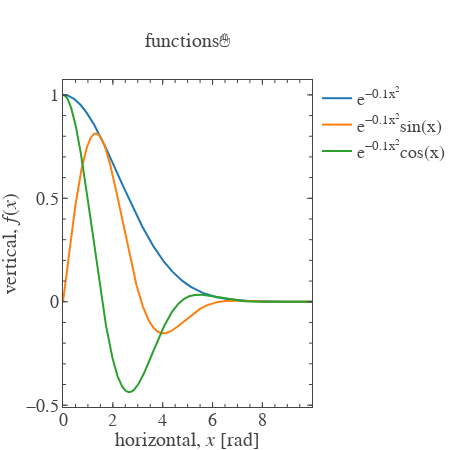

The code cell stored with this chart in its notebook:
### Code cell
plt.show(scatter_list)

### Figure 1 — Plotly figure (JSON) as saved in the notebook; plotly's stock layout.template omitted (floating-point values rounded to 4 significant figures; data arrays with more than 128 entries replaced by an {"elided": "..."} marker saying what was removed)
{"data": [{"name": "e<sup>−0.1x<sup>2</sup></sup>", "type": "scatter", "uid": "c08a49db-4a27-4218-b6c0-5908529441da", "x": {"elided": "1000 float values"}, "y": {"elided": "1000 float values"}}, {"name": "e<sup>−0.1x<sup>2</sup></sup>sin(x)", "type": "scatter", "uid": "6d811aff-6a69-49c7-b5fb-39274baaadc4", "x": {"elided": "1000 float values"}, "y": {"elided": "1000 float values"}}, {"name": "e<sup>−0.1x<sup>2</sup></sup>cos(x)", "type": "scatter", "uid": "0f898944-9eca-4315-8f95-203b9893be13", "x": {"elided": "1000 float values"}, "y": {"elided": "1000 float values"}}, {"type": "scatter", "uid": "9c71ed1a-70e3-4164-990d-314e2122f2cb", "visible": false, "xaxis": "x101", "yaxis": "y101"}, {"type": "scatter", "uid": "ff99f9f5-22f6-4be7-88db-d519ba87d3ec", "visible": false, "xaxis": "x201", "yaxis": "y201"}], "layout": {"font": {"family": "Arial", "size": 18}, "height": 450, "margin": {"b": 0, "l": 0, "r": 20, "t": 80}, "title": {"font": {"size": 20}, "text": "functions✋", "xanchor": "center", "xref": "paper", "y": 0.9111, "yanchor": "middle", "yref": "container"}, "width": 450, "xaxis": {"anchor": "y", "automargin": true, "dtick": 2, "hoverformat": ".f", "range": [0, 9.99], "showgrid": false, "showline": false, "showticklabels": true, "tickfont": {"size": 18}, "ticklen": 5, "ticks": "inside", "title": {"font": {"size": 20}, "text": "horizontal, <i>x</i> [rad]"}, "zeroline": false}, "xaxis101": {"anchor": "y", "automargin": true, "dtick": 2, "overlaying": "x", "range": [0, 9.99], "scaleanchor": "x", "showgrid": false, "showline": false, "showticklabels": false, "side": "top", "ticklen": 5, "ticks": "inside", "zeroline": false}, "xaxis201": {"anchor": "y", "automargin": true, "dtick": 0.5, "mirror": "ticks", "overlaying": "x", "range": [0, 9.99], "scaleanchor": "x", "showgrid": false, "showline": true, "showticklabels": false, "ticklen": 3, "ticks": "inside", "zeroline": false}, "yaxis": {"anchor": "x", "automargin": true, "dtick": 0.5, "hoverformat": ".f", "range": [-0.5086, 1.072], "showgrid": false, "showline": false, "showticklabels": true, "tickfont": {"size": 18}, "ticklen": 5, "tickprefix": " ", "ticks": "inside", "ticksuffix": " ", "title": {"font": {"size": 20}, "text": "vertical, <i>f</i>(<i>x</i>)<i></i>"}, "zeroline": false}, "yaxis101": {"anchor": "x", "automargin": true, "dtick": 0.5, "overlaying": "y", "range": [-0.5086, 1.072], "scaleanchor": "y", "showgrid": false, "showline": false, "showticklabels": false, "side": "right", "ticklen": 5, "ticks": "inside", "zeroline": false}, "yaxis201": {"anchor": "x", "automargin": true, "dtick": 0.1, "mirror": "ticks", "overlaying": "y", "range": [-0.5086, 1.072], "scaleanchor": "y", "showgrid": false, "showline": true, "showticklabels": false, "ticklen": 3, "ticks": "inside", "zeroline": false}}}
